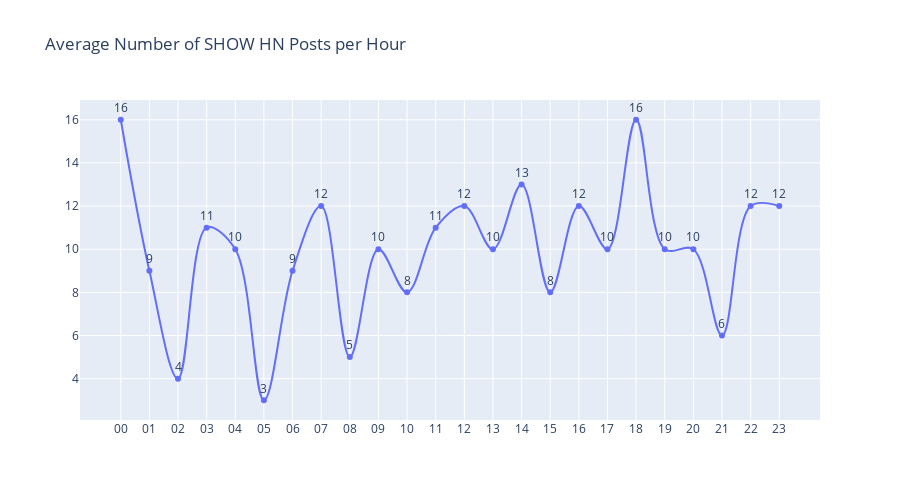

The cell this chart's notebook holds for it:
### Markdown cell above
##### **Average Number of `SHOW HN` Comments by Hour**

### Code cell
show_comments_hours, avg_show_comments_hrs = comments_per_hour(show_posts,6,4)

#Data Visualisation
visual(avg_show_comments_hrs,("Average Number of SHOW HN Posts per Hour"),'Comments')

### Figure 1 — Plotly figure (JSON) as saved in the notebook; plotly's stock layout.template omitted (floating-point values rounded to 4 significant figures)
{"data": [{"line": {"shape": "spline"}, "mode": "lines+markers+text", "text": [16, 9, 4, 11, 10, 3, 9, 12, 5, 10, 8, 11, 12, 10, 13, 8, 12, 10, 16, 10, 10, 6, 12, 12], "textposition": "top center", "x": ["00", "01", "02", "03", "04", "05", "06", "07", "08", "09", "10", "11", "12", "13", "14", "15", "16", "17", "18", "19", "20", "21", "22", "23"], "y": [16, 9, 4, 11, 10, 3, 9, 12, 5, 10, 8, 11, 12, 10, 13, 8, 12, 10, 16, 10, 10, 6, 12, 12], "type": "scatter"}], "layout": {"uniformtext": {"minsize": 6}, "showlegend": false, "height": 500, "title": {"text": "Average Number of SHOW HN Posts per Hour"}}}
